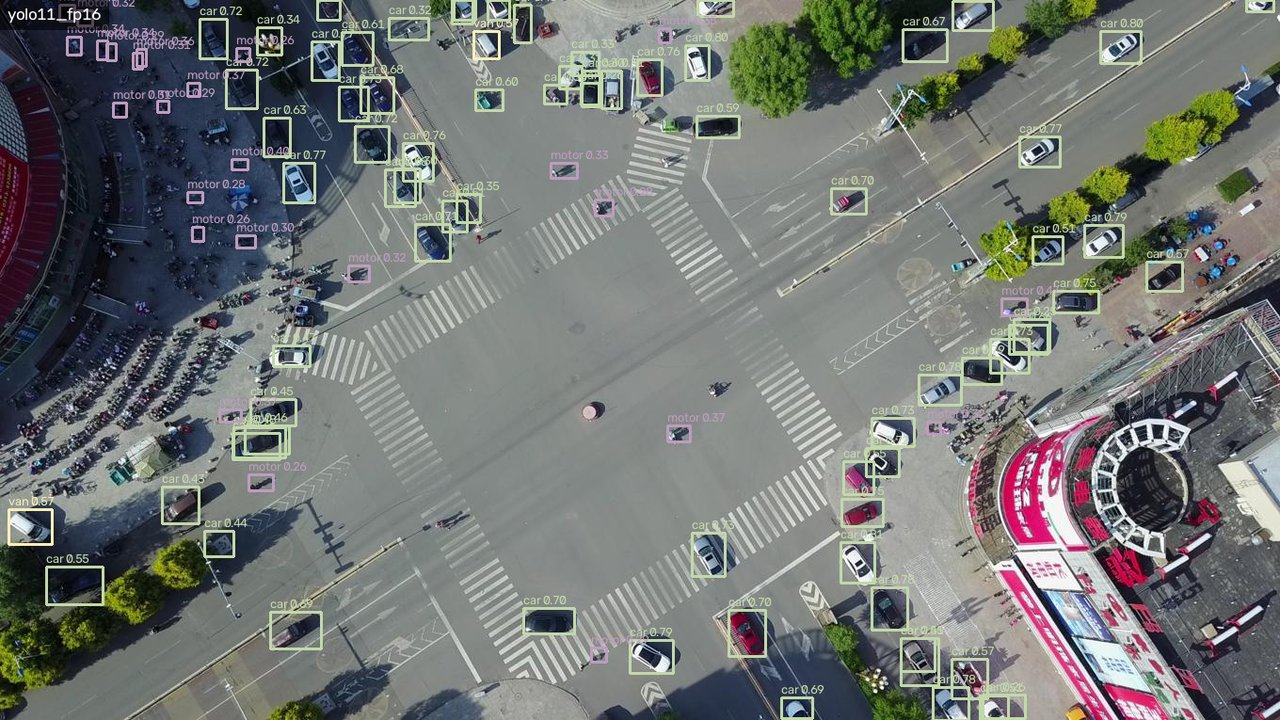
#> input picture resource/media/det_intersection.jpg, 1280 x 720 px; its folder holds only this picture in this run
$ python -i gmc.py   (imports and definitions only)
#> lines starting #> are read from the running program, lines starting #| are printed output that depends on the picture
#> further down, picture is the input picture: shape (720, 1280, 3); mean B, G, R 115, 116.6, 113.6
"""Lightweight global motion compensation (GMC): how the camera moved between two tracker updates.

BoT-SORT's CMC idea (corners + Lucas-Kanade flow + RANSAC similarity), made cheap for a Raspberry Pi: the frame is
downscaled to 320 px wide, ~200 spread corners are used and carried over between frames (searched again only when
fewer than half survive). ~1.7 ms/frame on a laptop vs 6-20 ms for ultralytics' GMC, with the same tracking quality.
"""
import cv2
import numpy as np

WIDTH, CORNERS = 320, 200
LK = dict(winSize=(15, 15), maxLevel=3, criteria=(cv2.TERM_CRITERIA_EPS | cv2.TERM_CRITERIA_COUNT, 20, 0.03))


class GMC:
    def __init__(self):
        self.prev, self.pts = None, None

    def apply(self, frame):
        """frame: BGR. Returns a 2x3 affine mapping previous-frame pixels to this frame's (full resolution)."""
        H = np.eye(2, 3)
        k = max(frame.shape[1] / WIDTH, 1.0)
#> k = 4
        # downscale first, then grey: cvtColor on the full frame costs more than the rest of GMC
        gray = cv2.cvtColor(cv2.resize(frame, None, fx=1 / k, fy=1 / k), cv2.COLOR_BGR2GRAY)
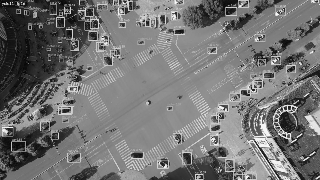
#> gray: shape (180, 320); min 3, max 251, mean 115.7
        pts = np.zeros((0, 1, 2), np.float32)
        if self.prev is not None and len(self.pts) >= 8:
            nxt, ok, _ = cv2.calcOpticalFlowPyrLK(self.prev, gray, self.pts, None, **LK)
            ok = ok.ravel().astype(bool)
            if ok.sum() >= 8:
                M, inl = cv2.estimateAffinePartial2D(self.pts[ok], nxt[ok], method=cv2.RANSAC,
                                                     ransacReprojThreshold=1.0)
                if M is not None:
                    H = M * [[1, 1, k], [1, 1, k]]  # rotation and scale do not depend on pixel scale, the shift does
                    pts = nxt[ok][inl.ravel().astype(bool)]  # background, carried over to the next frame
        if len(pts) < CORNERS // 2:
            pts = cv2.goodFeaturesToTrack(gray, CORNERS, 0.01, 8, blockSize=3)
#> pts = 200 rows, first 8: [175, 13], [291, 106], [8, 4], [288, 134], [23, 3], [62, 19], [165, 164], [253, 89]
            pts = pts if pts is not None else np.zeros((0, 1, 2), np.float32)
        self.prev, self.pts = gray, pts
#> self.pts has the same summary as pts
        return H


def warp_xyah(tracks, H):
    """Moves Kalman states [cx, cy, a, h, vx, vy, va, vh] of ultralytics STracks into the current frame: centre and
    its velocity through the affine, height and its velocity scaled, aspect a unchanged (ultralytics' multi_gmc
    assumes an XYWH state and would rotate (a, h) as a point)."""
    if not tracks:
        return
    T = np.eye(8)
    T[0:2, 0:2] = T[4:6, 4:6] = H[:, :2]
    T[3, 3] = T[7, 7] = np.sqrt(abs(np.linalg.det(H[:, :2])))
    mean = np.stack([t.mean for t in tracks]) @ T.T
    mean[:, :2] += H[:, 2]
    cov = T @ np.stack([t.covariance for t in tracks]) @ T.T
    for t, m, c in zip(tracks, mean, cov):
        t.mean, t.covariance = m, c

>>> import cv2
>>> picture = cv2.imread('resource/media/det_intersection.jpg')
>>> result = GMC().apply(picture)
#> result = [[1, 0, 0], [0, 1, 0]]

$ run again, on resource/media/det_night_street.jpg
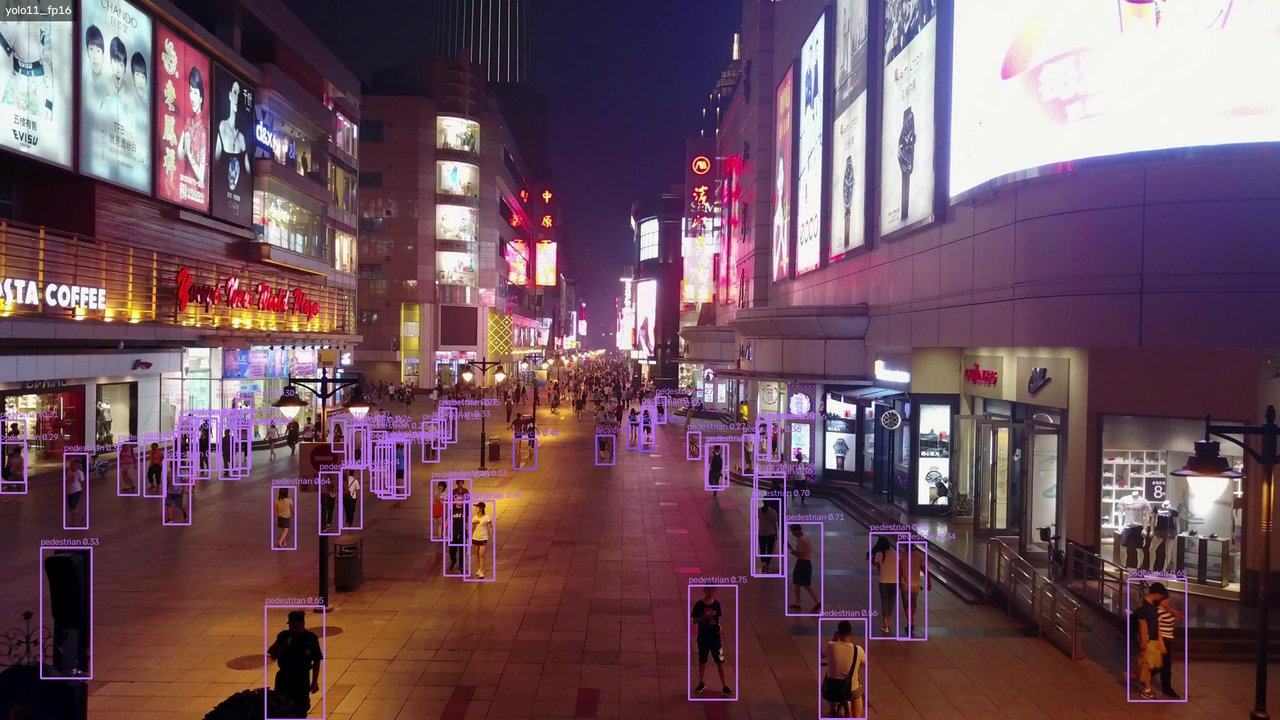
#> input picture resource/media/det_night_street.jpg, 1280 x 720 px
#> picture is the input picture: shape (720, 1280, 3); mean B, G, R 93.4, 81.9, 111.4
#> in apply, `gray = cv2.cvtColor(cv2.resize(frame, None, fx=1 / k, fy=1 / k), cv2.C..`:
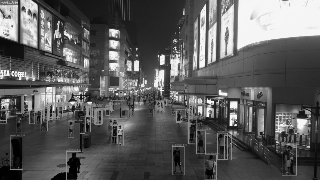
#> gray: shape (180, 320); min 0, max 252, mean 92.3
#> pts = 200 rows, first 8: [230, 125], [208, 116], [213, 101], [19, 79], [80, 95], [161, 63], [309, 146], [116, 94]
#> self.pts has the same summary as pts
#> result = [[1, 0, 0], [0, 1, 0]]

$ run again, on resource/media/det_road.jpg
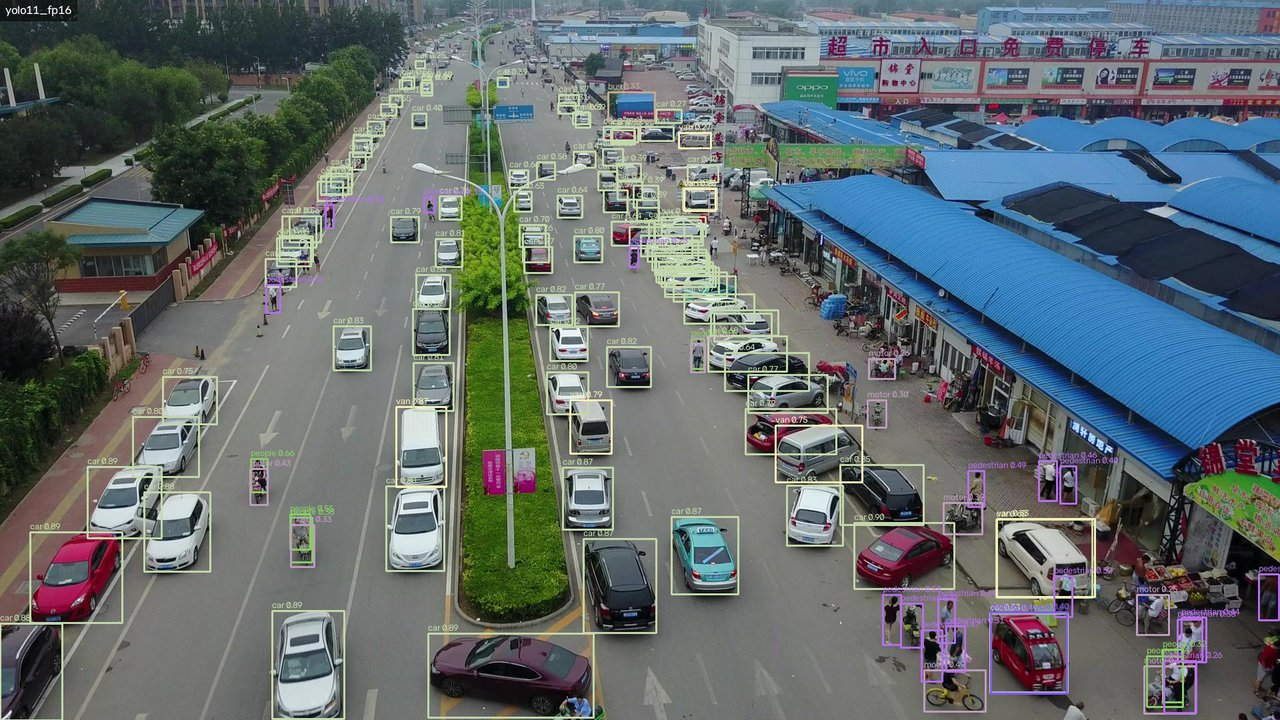
#> input picture resource/media/det_road.jpg, 1280 x 720 px
#> picture is the input picture: shape (720, 1280, 3); mean B, G, R 108.4, 106.1, 96.8
#> in apply, `gray = cv2.cvtColor(cv2.resize(frame, None, fx=1 / k, fy=1 / k), cv2.C..`:
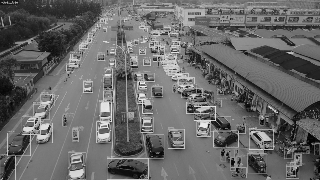
#> gray: shape (180, 320); min 2, max 246, mean 103.9
#> pts = 200 rows, first 8: [215, 120], [253, 134], [260, 140], [28, 136], [149, 121], [206, 127], [80, 161], [35, 128]
#> self.pts has the same summary as pts
#> result = [[1, 0, 0], [0, 1, 0]]

$ run again, on resource/media/det_square.jpg
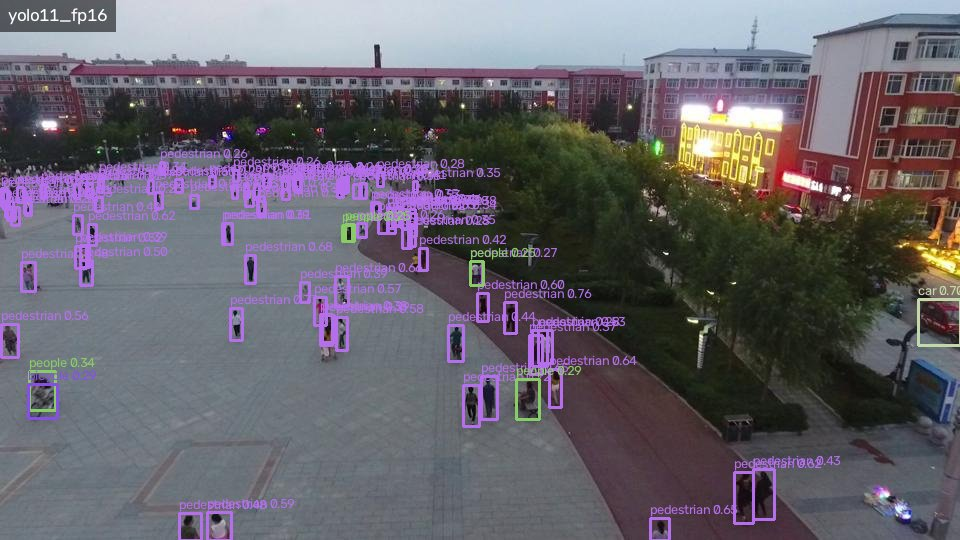
#> input picture resource/media/det_square.jpg, 960 x 540 px
#> picture is the input picture: shape (540, 960, 3); mean B, G, R 107.2, 98.3, 102.6
#> in apply, `gray = cv2.cvtColor(cv2.resize(frame, None, fx=1 / k, fy=1 / k), cv2.C..`:
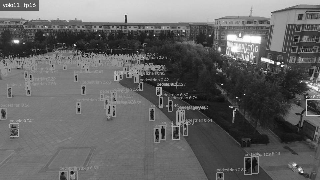
#> gray: shape (180, 320); min 4, max 255, mean 100.6
#> pts = 200 rows, first 8: [277, 63], [74, 45], [9, 5], [18, 41], [261, 58], [308, 101], [222, 84], [302, 172]
#> self.pts has the same summary as pts
#> result = [[1, 0, 0], [0, 1, 0]]
